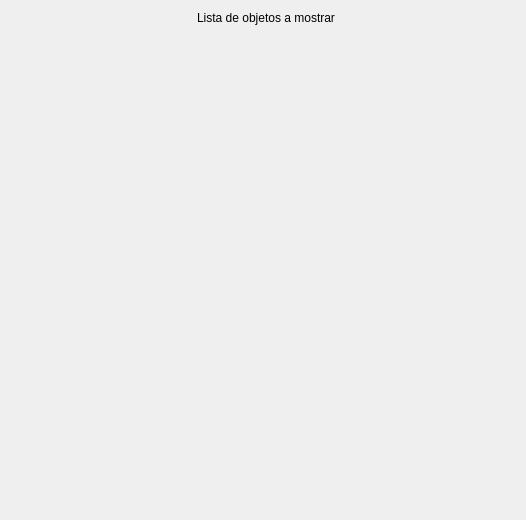
<?xml version="1.0" encoding="UTF-8"?>
<ui version="4.0">
 <class>MainWidget</class>
 <widget class="QWidget" name="MainWidget">
  <property name="windowModality">
   <enum>Qt::NonModal</enum>
  </property>
  <property name="geometry">
   <rect>
    <x>0</x>
    <y>0</y>
    <width>526</width>
    <height>520</height>
   </rect>
  </property>
  <property name="sizePolicy">
   <sizepolicy hsizetype="Preferred" vsizetype="Preferred">
    <horstretch>255</horstretch>
    <verstretch>100</verstretch>
   </sizepolicy>
  </property>
  <property name="maximumSize">
   <size>
    <width>166666</width>
    <height>16777215</height>
   </size>
  </property>
  <property name="baseSize">
   <size>
    <width>300</width>
    <height>400</height>
   </size>
  </property>
  <property name="contextMenuPolicy">
   <enum>Qt::NoContextMenu</enum>
  </property>
  <property name="windowTitle">
   <string>Calculator Builder</string>
  </property>
  <layout class="QFormLayout" name="formLayout">
   <property name="fieldGrowthPolicy">
    <enum>QFormLayout::AllNonFixedFieldsGrow</enum>
   </property>
   <item row="0" column="1">
    <layout class="QVBoxLayout" name="verticalLayout">
     <property name="spacing">
      <number>6</number>
     </property>
     <property name="sizeConstraint">
      <enum>QLayout::SetMaximumSize</enum>
     </property>
     <item>
      <widget class="QLabel" name="label">
       <property name="text">
        <string>Lista de objetos a mostrar</string>
       </property>
       <property name="alignment">
        <set>Qt::AlignCenter</set>
       </property>
      </widget>
     </item>
    </layout>
   </item>
  </layout>
 </widget>
 <resources/>
 <connections/>
</ui>
